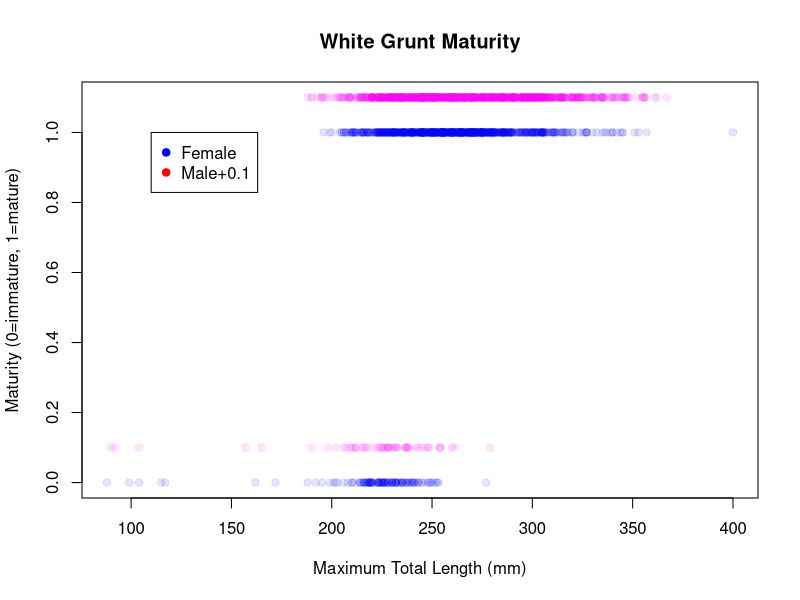
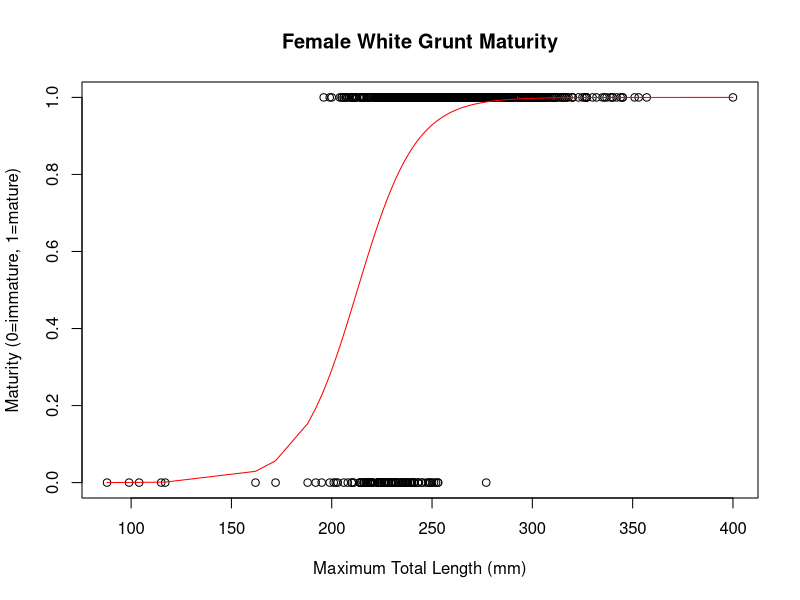
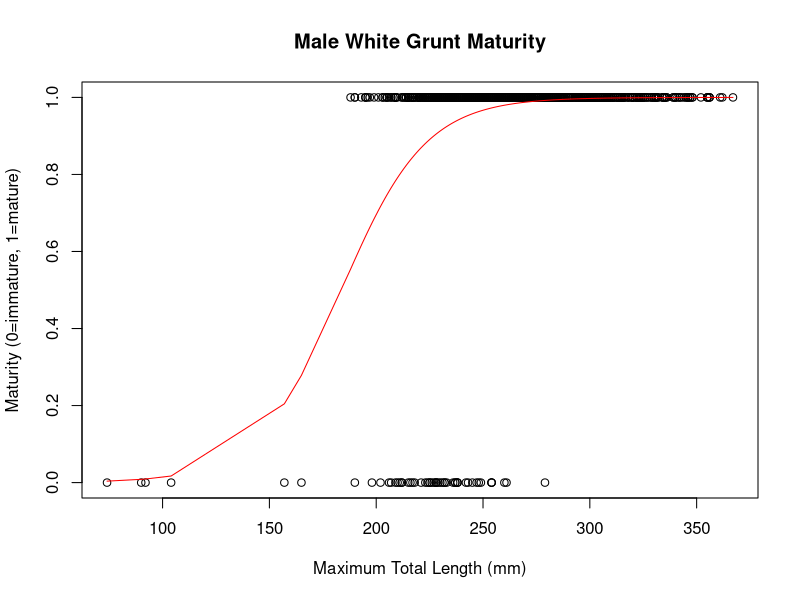
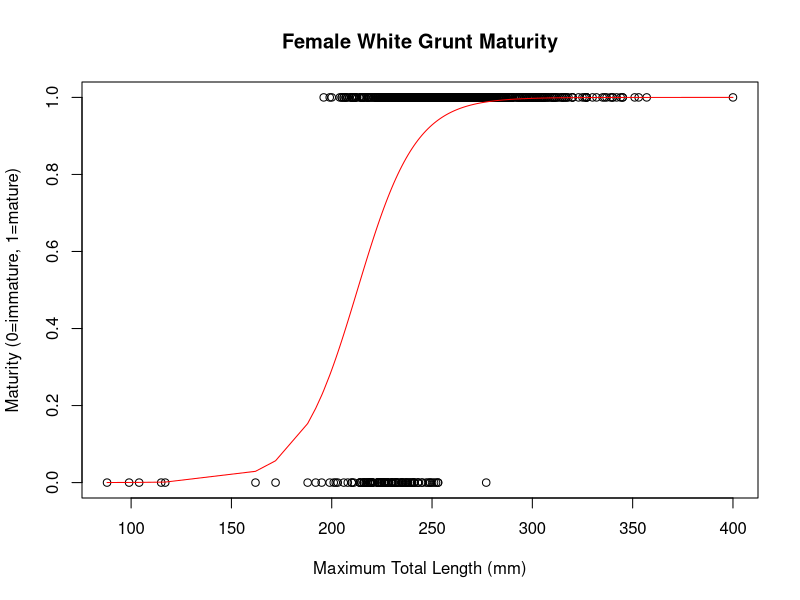
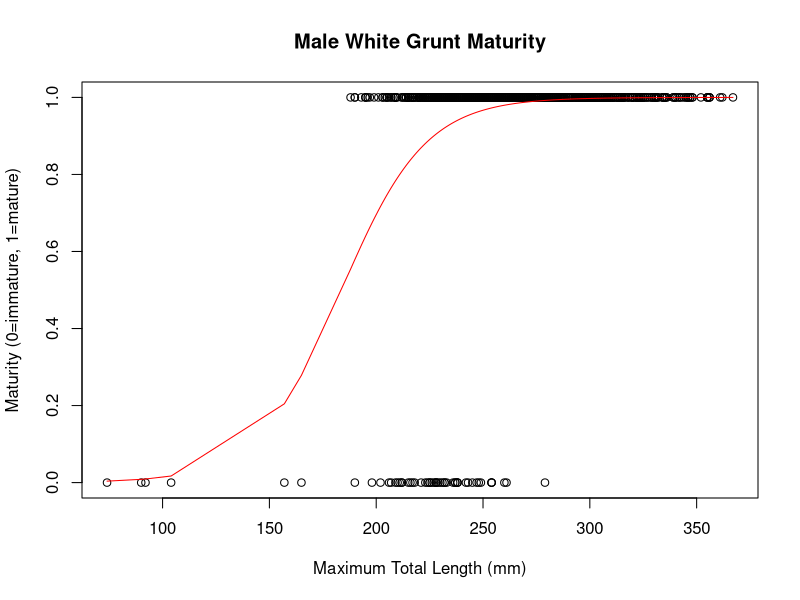

The R source for these figures, in order:
## ---- chunk 1
setwd("/workspaces/schooling/population_dynamics/lab_5/")
data <- read.table("data/size_mat.txt", header=T, sep="")
head(data)
## ---- chunk 2
colnames(data) <- tolower(colnames(data))
females <- data[data$sex=="female",]
males <- data[data$sex=="male",]
## ---- chunk 3
plot(
  females$mtl, 
  females$mat,
  xlab="Maximum Total Length (mm)",
  ylab="Maturity (0=immature, 1=mature)",
  main="White Grunt Maturity",
  col=rgb(red = 0, green = 0, blue = 1, alpha = 0.1),
  pch = 19,
  ylim=c(0,1.1)
)
points(
  males$mtl, 
  males$mat+0.1,
  col=rgb(red = 1, green = 0, blue = 1, alpha = 0.1),
  pch = 19
)
legend(x=110, y=1, pch=19, legend=c("Female", "Male+0.1"), col=c("blue", "red"))
## ---- chunk 4
get_nll <- function(theta) {
    f_lmat50 <- theta[1]
    f_sig <- theta[2]
    m_lmat50 <- theta[3]
    m_sig <- theta[4]

    prob_mat_female <- 1 / (1 + exp(-(females$mtl - f_lmat50) / f_sig))
    prob_mat_male <- 1 / (1 + exp(-(males$mtl - m_lmat50) / m_sig))
    nll_female <- -1*sum(dbinom(females$mat, size=1, prob=prob_mat_female, log=T))
    nll_male <- -1*sum(dbinom(males$mat, size=1, prob=prob_mat_male, log=T))
    return(nll_female + nll_male)
}
## ---- chunk 5
theta <- c(200, 20, 200, 20)
for (i in 1:10) {
    fit <- optim(theta, get_nll, hessian=T)
    theta <- fit$par
}
theta
## ---- chunk 6
sterr <- sqrt(diag(solve(fit$hessian)))
sterr

ALPHA = 0.05
U_f_lmat50 = theta[1] + qnorm(1-(ALPHA/2)) * sterr[1]
L_f_lmat50 = theta[1] - qnorm(1-(ALPHA/2)) * sterr[1]
U_f_sig = theta[2] + qnorm(1-(ALPHA/2)) * sterr[2]
L_f_sig = theta[2] - qnorm(1-(ALPHA/2)) * sterr[2]
U_m_lmat50 = theta[3] + qnorm(1-(ALPHA/2)) * sterr[3]
L_m_lmat50 = theta[3] - qnorm(1-(ALPHA/2)) * sterr[3]
U_m_sig = theta[4] + qnorm(1-(ALPHA/2)) * sterr[4]
L_m_sig = theta[4] - qnorm(1-(ALPHA/2)) * sterr[4]

results <- rbind(
    cbind(U_f_lmat50, L_f_lmat50),
    cbind(U_f_sig, L_f_sig),
    cbind(U_m_lmat50, L_m_lmat50),
    cbind(U_m_sig, L_m_sig)
)
colnames(results) <- c("Upper", "Lower")
rownames(results) <- c("f_lmat50", "f_sig", "m_lmat50", "m_sig")
results
## ---- chunk 7
subset_theta <- function(theta, params_to_fit) {
    input <- c()
    for (i in 1:length(params_to_fit)) {
        input <- append(input, theta[params_to_fit[i]])
    }
    return(input)
}

update_theta <- function(theta, input, params_to_fit, index_to_share) {
    v = theta
    for (i in 1:length(params_to_fit)) {
        v[params_to_fit[i]] <- input[i]
    }
    for (i in 1:length(v)) {
        if (!(i %in% params_to_fit)) {
            v[i] <- v[index_to_share[i]]
        }
    }
    return(v)
}

do_fit <- function(theta, params_to_fit, index_to_share) {

    fun <- function(input) {
        v = update_theta(theta, input, params_to_fit, index_to_share)
        return(get_nll(v))
    }

    input <- subset_theta(theta, params_to_fit)
    for (i in 1:10) {
        fit <- optim(input, fun, hessian=T)
        input <- fit$par
    }
    theta <- update_theta(theta, input, params_to_fit, index_to_share)
    return(theta)
}

get_aic <- function(theta, params_to_fit) {
    nll <- get_nll(theta)
    k <- length(params_to_fit)
    aic <- 2*k + 2*nll
    return(c(nll, k, aic))
}
## ---- chunk 8

starting_guess <- c(200, 20, 200, 20)
index_to_share <- c(3, 4, 1, 2)
row_names <- c()
col_names <- c("f_lmat50", "f_sig", "m_lmat50", "m_sig", "nll", "params", "AIC")

params_to_fit <- c(1, 2, 3)
theta <- do_fit(starting_guess, params_to_fit, index_to_share)
aic_info <- get_aic(theta, params_to_fit)
row1 <- c(theta, aic_info)
row_names <- append(row_names, "L(h)sig(.)")

params_to_fit <- c(1, 2, 4)
theta <- do_fit(starting_guess, params_to_fit, index_to_share)
aic_info <- get_aic(theta, params_to_fit)
row2 <- c(theta, aic_info)
row_names <- append(row_names, "L(.)sig(h)")

params_to_fit <- c(1, 2)
theta <- do_fit(starting_guess, params_to_fit, index_to_share)
aic_info <- get_aic(theta, params_to_fit)
row3 <- c(theta, aic_info)
row_names <- append(row_names, "L(.)sig(.)")

params_to_fit <- c(1, 2, 3, 4)
theta <- do_fit(starting_guess, params_to_fit, index_to_share)
aic_info <- get_aic(theta, params_to_fit)
row4 <- c(theta, aic_info)
row_names <- append(row_names, "L(h)sig(h)")


results <- rbind(row1, row2, row3, row4)
colnames(results) <- col_names
rownames(results) <- row_names
results <- data.frame(results)

results <- results[order(results$AIC),]
results$delta_aic <- results$AIC - results$AIC[1]
results
## ---- chunk 9
f_lmat50 = results[1, 1]
f_sig = results[1, 2]
m_lmat50 = results[1, 3]
m_sig = results[1, 4]

females$pred <- 1 / (1 + exp(-(females$mtl - f_lmat50) / f_sig))
males$pred <- 1 / (1 + exp(-(males$mtl - m_lmat50) / m_sig))
## ---- chunk 10
plot(
    females$mtl, 
    females$mat,
    main="Female White Grunt Maturity",
    xlab="Maximum Total Length (mm)",
    ylab="Maturity (0=immature, 1=mature)"
)
lines(females$mtl[order(females$mtl)], females$pred[order(females$mtl)], col="red")
## ---- chunk 11
plot(
    males$mtl,
    males$mat,
    main="Male White Grunt Maturity",
    xlab="Maximum Total Length (mm)",
    ylab="Maturity (0=immature, 1=mature)"
)
lines(males$mtl[order(males$mtl)], males$pred[order(males$mtl)], col="red")
## ---- chunk 12
logit <- function(x){
    return(log(x/(1-x)))
}
inv_logit <- function(x){
    return(exp(x)/(1+exp(x)))
}
## ---- chunk 13
glm_females <- glm(mat~mtl, data=females, family = binomial("logit"))
summary(glm_females)
## ---- chunk 14
c(
    (logit(0.5) - glm_females$coefficients[1]) / glm_females$coefficients[2], 
    logit(0.5) - glm_females$coefficients[1]
)
## ---- chunk 15

## ---- chunk 16
glm_males <- glm(mat~mtl, data=males, family = binomial("logit"))

summary(glm_males)
## ---- chunk 17
c(
    (logit(0.5) - glm_males$coefficients[1]) / glm_males$coefficients[2], 
    logit(0.5) - glm_males$coefficients[1]
)
## ---- chunk 18
females$glm_pred <- predict(glm_females, type="response")
plot(
    females$mtl, 
    females$mat,
    main="Female White Grunt Maturity",
    xlab="Maximum Total Length (mm)",
    ylab="Maturity (0=immature, 1=mature)"
)
lines(females$mtl[order(females$mtl)], females$glm_pred[order(females$mtl)], col="red")
## ---- chunk 19
males$glm_pred <- predict(glm_males, type="response")
plot(
    males$mtl,
    males$mat,
    main="Male White Grunt Maturity",
    xlab="Maximum Total Length (mm)",
    ylab="Maturity (0=immature, 1=mature)"
)
lines(males$mtl[order(males$mtl)], males$glm_pred[order(males$mtl)], col="red")
